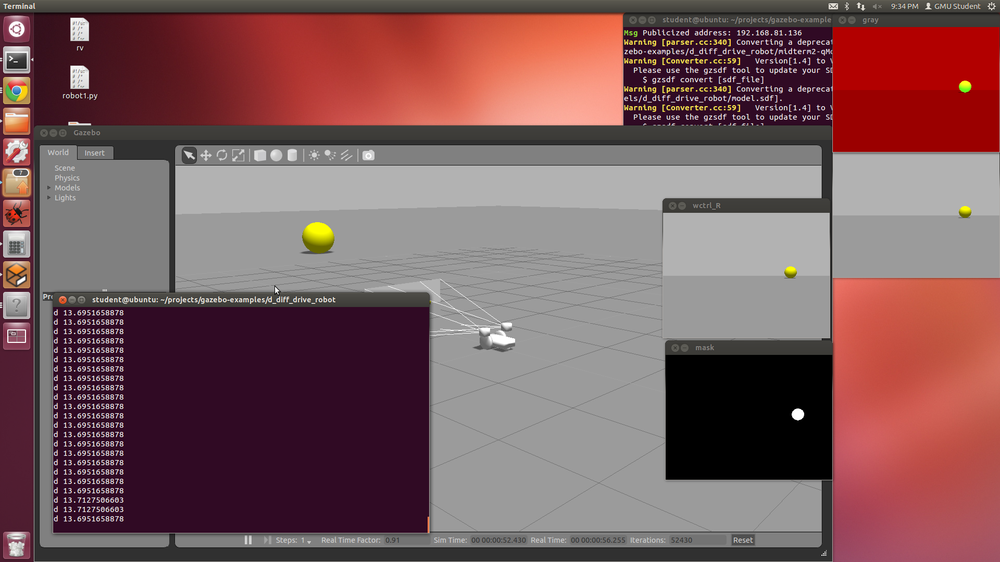
#> input picture midterm2-qMonCam-Asokan.png, 1000 x 562 px, shrunk from 1920 x 1080 before the run, given in place of the camera
$ python vid2-03.py
#> lines starting #> are read from the running program, lines starting #| are printed output that depends on the picture; after the words box and inside, x2 and y2 are one past the last pixel; in counts of white or black regions, pixels touching at a corner belong together
import cv2
import numpy as np
import cv
cap = cv2.VideoCapture(0)

while(1):
    _, frame = cap.read()
#> frame is the input picture: shape (562, 1000, 3); mean B, G, R 92, 89.4, 124
    frame2 = frame.copy()
    frame = cv2.blur(frame,(5,5))
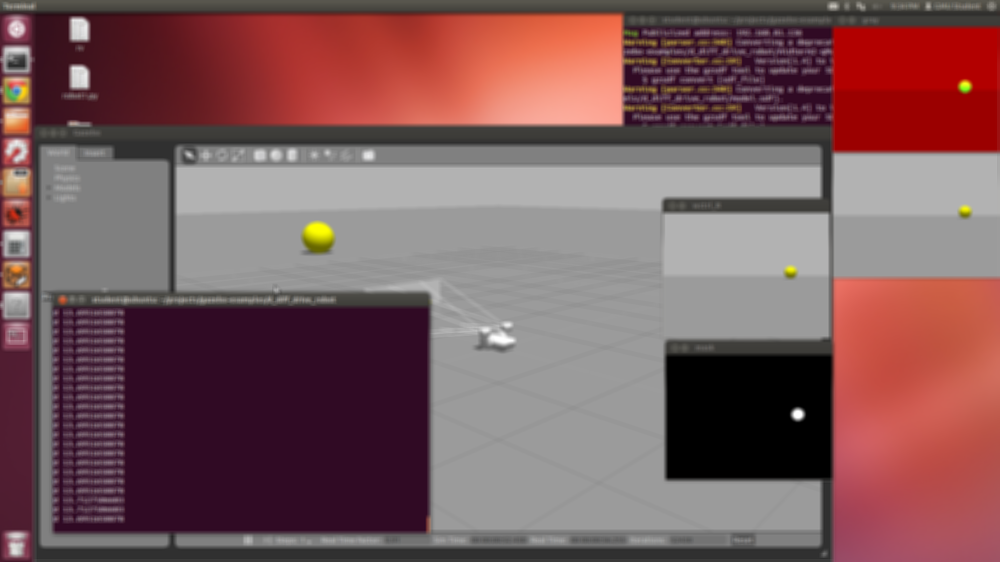
#> frame: shape (562, 1000, 3); mean B, G, R 91.9, 89.4, 124
    kernel = np.ones((3,3),np.uint8)
    #RGB detection part,it is not much possible to track specific colored objects using RGB
    b,g,r=cv2.split(frame)
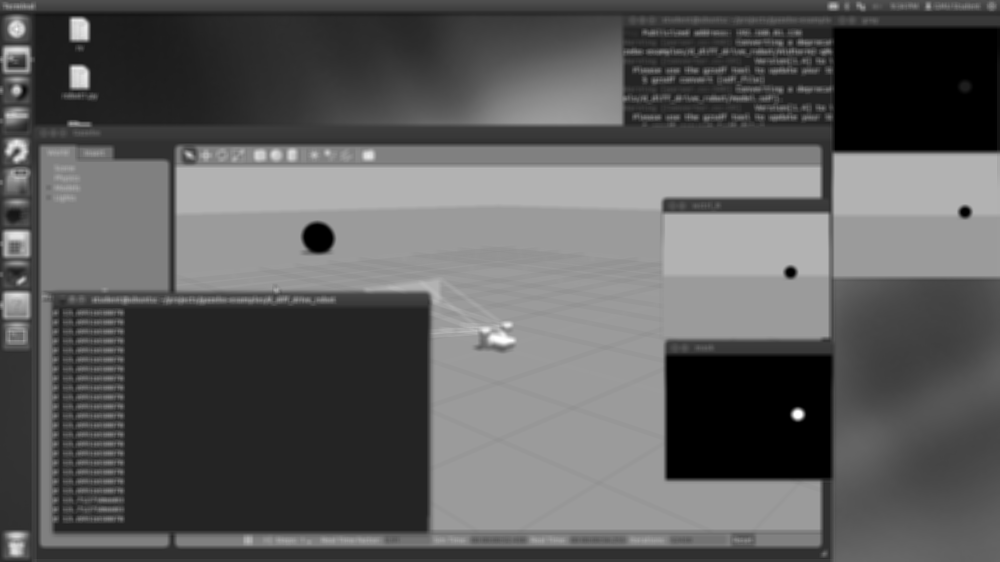
#> b: shape (562, 1000); min 0, max 255, mean 91.9
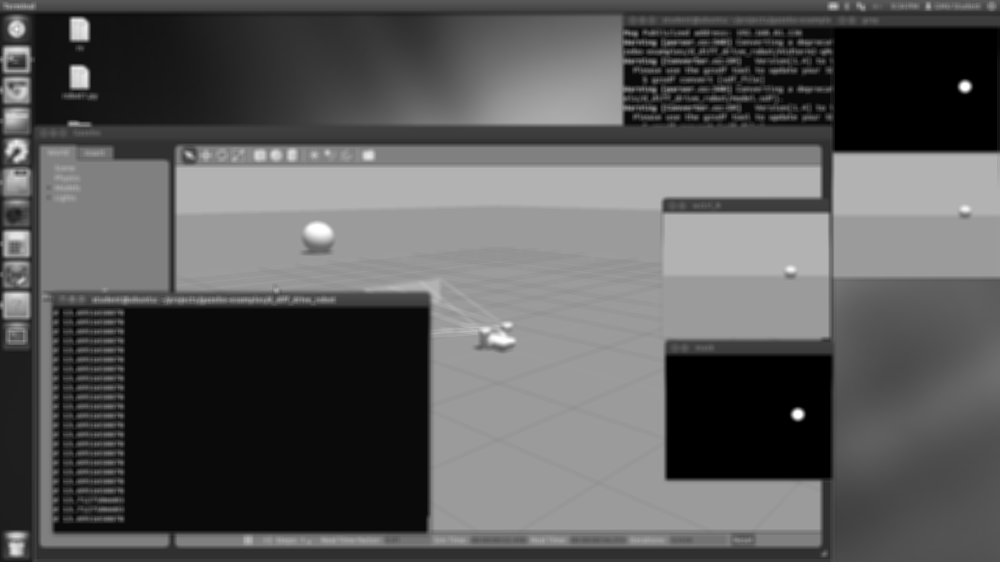
#> g: shape (562, 1000); min 0, max 255, mean 89.4
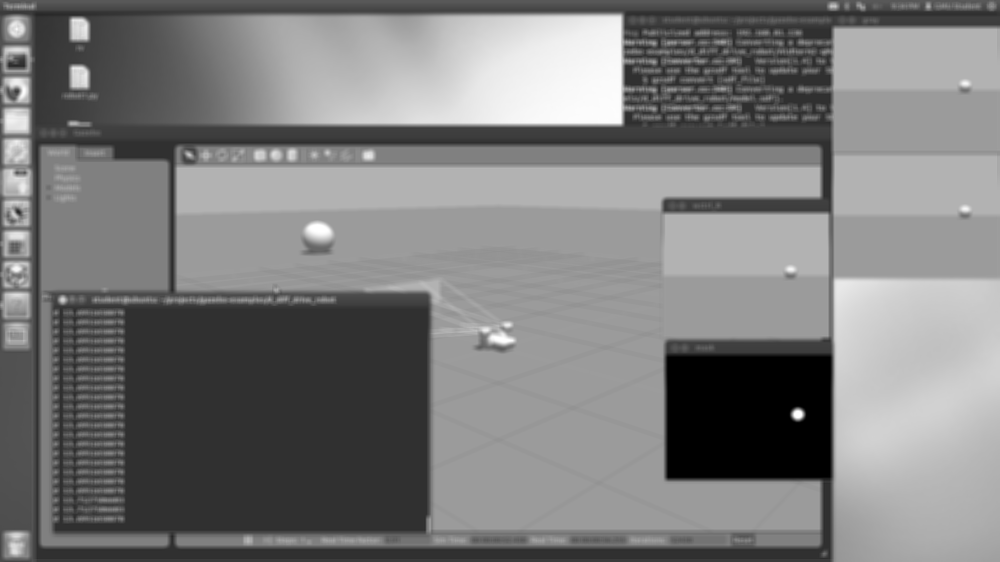
#> r: shape (562, 1000); min 0, max 255, mean 124
    (thresh, bw) = cv2.threshold(b, 128, 255, cv2.THRESH_BINARY)
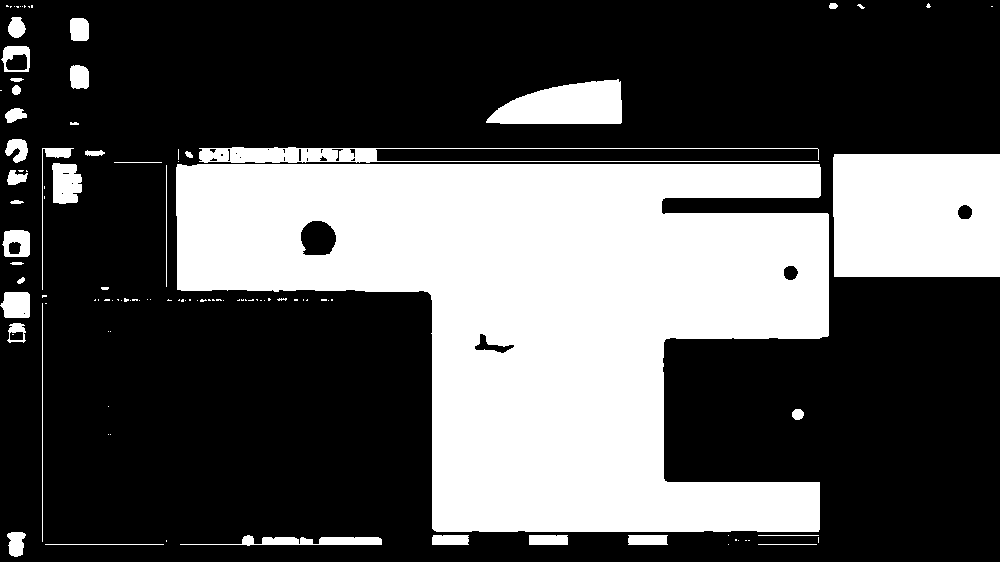
#> bw: shape (562, 1000); 33.4% white; 111 white regions (72 under 20 px), largest, box (x1, y1, x2, y2) and area: (176, 164, 829, 532) 150207, (833, 154, 1000, 277) 20319, (486, 79, 622, 124) 4468
    bw = cv2.erode(bw,kernel,iterations = 1)
#> bw: shape (562, 1000); 31.7% white; 43 white regions (12 under 20 px), largest, box (x1, y1, x2, y2) and area: (177, 165, 828, 531) 147166, (834, 155, 1000, 276) 19804, (488, 81, 621, 123) 4107
    #bw = cv2.morphologyEx(bw, cv2.MORPH_OPEN, kernel)
    bw=cv2.dilate(bw,kernel,iterations = 5)
#> bw: shape (562, 1000); 37.5% white; 20 white regions, largest, box (x1, y1, x2, y2) and area: (172, 143, 1000, 549) 189050, (483, 76, 626, 128) 5960, (238, 531, 386, 550) 2384
    bw = cv2.blur(bw,(10,10))
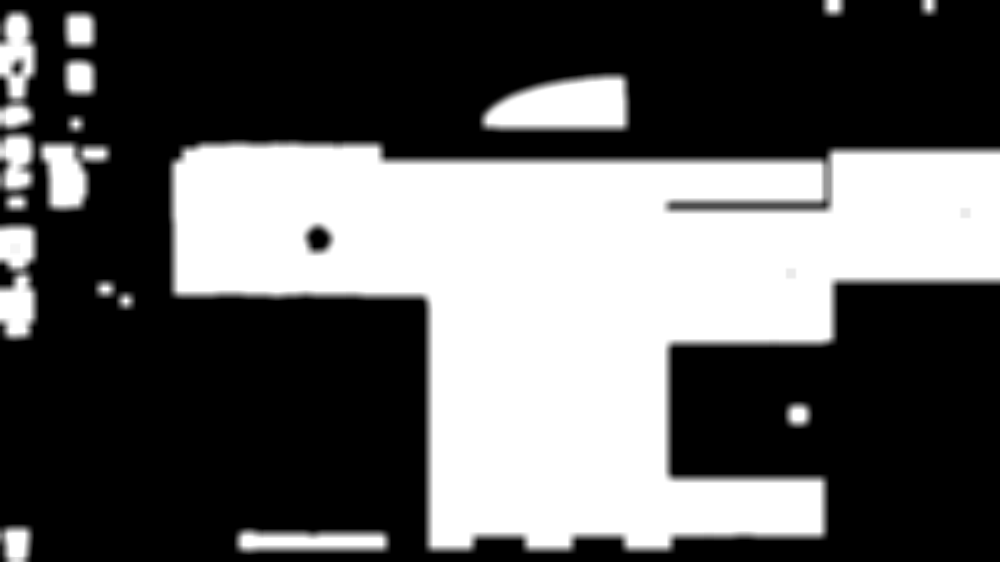
#> bw: shape (562, 1000); min 0, max 255, mean 95.6
    #HSV detection and tracking
    hsv = cv2.cvtColor(frame, cv2.COLOR_BGR2HSV)
#> hsv: shape (562, 1000, 3); mean H, S, V 49.8, 80.9, 124
    lower = np.array([110,50,50], dtype=np.uint8)
    upper = np.array([130,255,255], dtype=np.uint8)

    #best_cnt=np.array([0,0], dtype=np.uint8)
    mask = cv2.inRange(hsv, lower, upper)
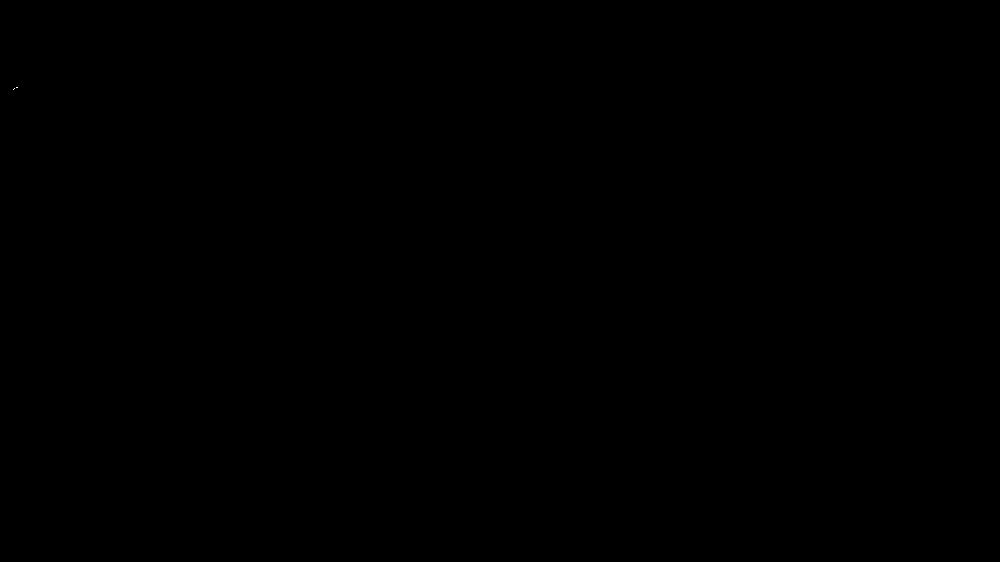
#> mask: shape (562, 1000); 0% white in thin lines or dots, all inside (x1, y1, x2, y2) = (13, 87, 18, 90)
    mask = cv2.erode(mask,kernel,iterations = 2)
#> mask: shape (562, 1000); every value is 0
    #mask = cv2.morphologyEx(mask, cv2.MORPH_OPEN, kernel)
    mask = cv2.blur(mask,(5,5))
    mask2 = mask.copy()
    cv2.imshow('HSV object detection',mask2)
    contours,hierarchy = cv2.findContours(mask,cv2.RETR_LIST,cv2.CHAIN_APPROX_SIMPLE)
#> contours = []
    max_area = 0
    for cnt in contours:
        area = cv2.contourArea(cnt)
        if area > max_area:
            max_area = area
            best_cnt = cnt
#> this loop made 0 passes
#> after the loop, max_area = 0
    #print(best_cnt)
#> (the run stopped early here; a loop or call above may not have finished)

$ run again, on midterm2-qStereoCam-Asokan.png
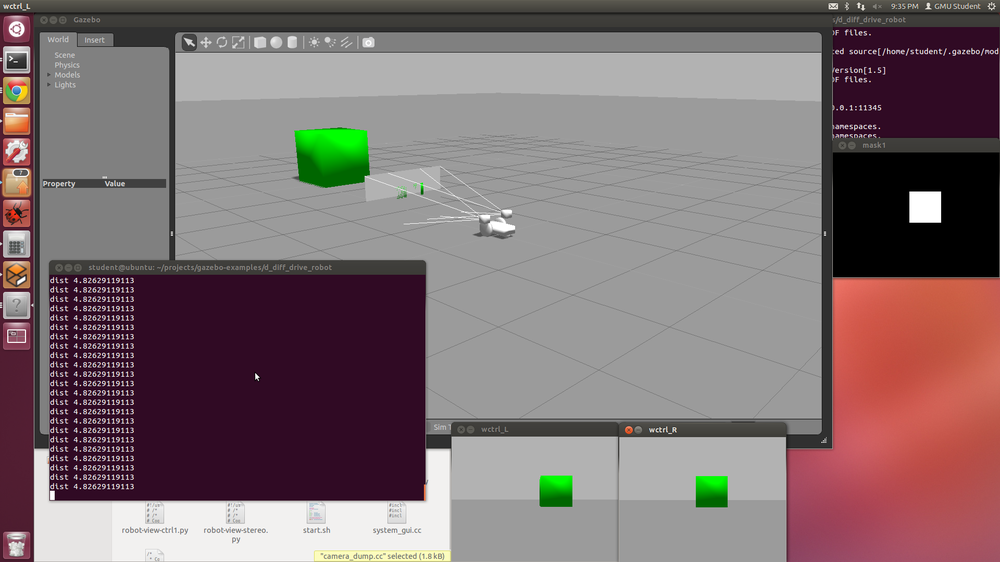
#> input picture midterm2-qStereoCam-Asokan.png, 1000 x 562 px, shrunk from 1920 x 1080 before the run, given in place of the camera
#> frame is the input picture: shape (562, 1000, 3); mean B, G, R 112.1, 109.9, 126.3
#> `(thresh, bw) = cv2.threshold(b, 128, 255, cv2.THRESH_BINARY)`:
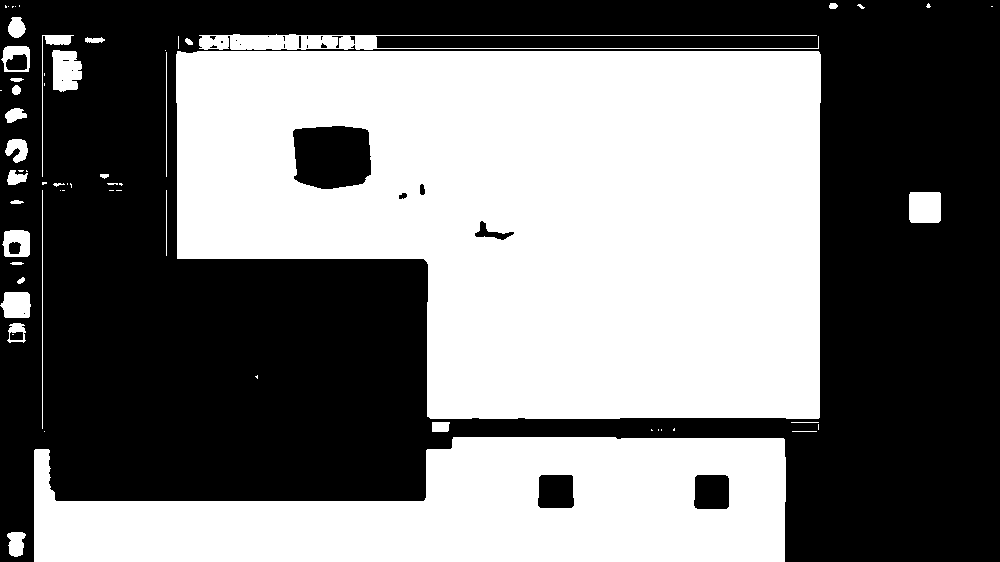
#> bw: shape (562, 1000); 47.9% white; 63 white regions (31 under 20 px), largest, box (x1, y1, x2, y2) and area: (176, 51, 821, 419) 191804, (34, 437, 786, 562) 66941, (199, 34, 819, 50) 3296
#> `bw = cv2.blur(bw,(10,10))`:
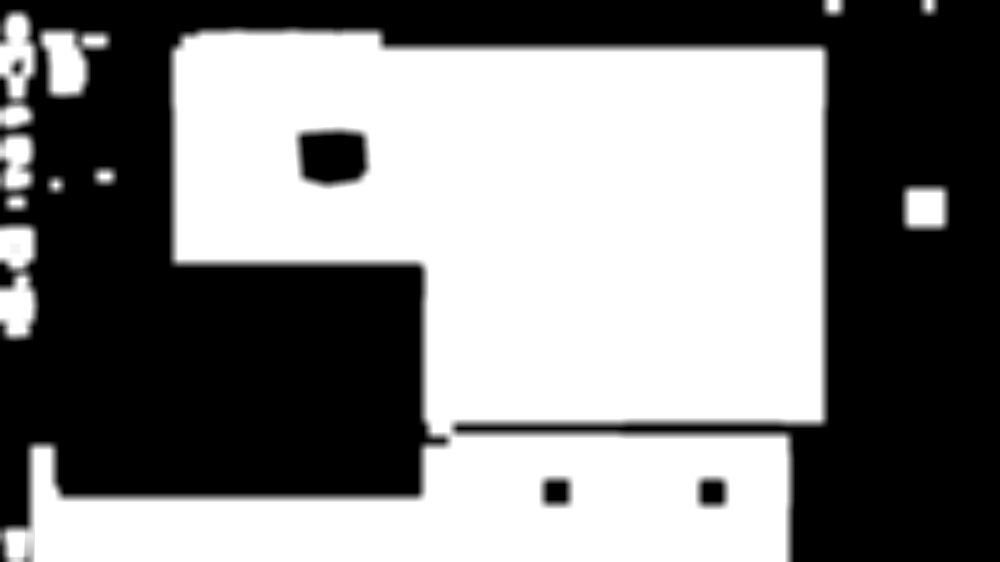
#> bw: shape (562, 1000); min 0, max 255, mean 131.5
#> hsv: shape (562, 1000, 3); mean H, S, V 45.5, 55.9, 128.2
#> contours = []
#> after the loop `for cnt in contours:`: max_area = 0
